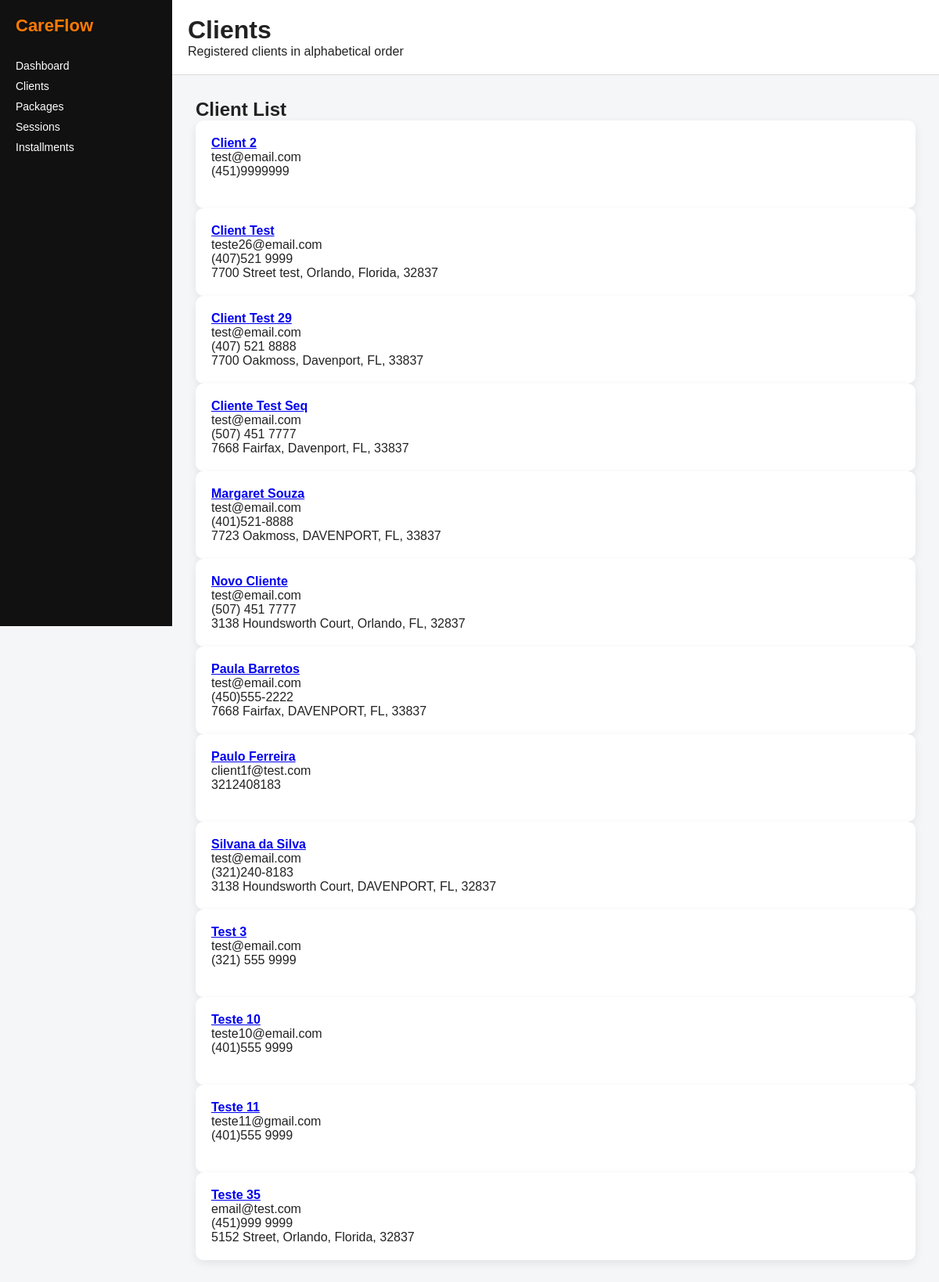
/clients/, run on the app's committed database.
### clients/models.py (models this page shows, shortened)
class Client(models.Model):
    STATUS_CHOICES = [
        ('active', 'Active'),
        ('paused', 'Paused'),
        ('inactive', 'Inactive'),
    ]
    full_name = models.CharField(max_length=255)
    email = models.EmailField(blank=True, null=True)
    phone = models.CharField(max_length=20)
    notes = models.TextField(blank=True, null=True)
    street = models.CharField(max_length=255, blank=True, null=True)
    city = models.CharField(max_length=100, blank=True, null=True)
    state = models.CharField(max_length=50, blank=True, null=True)
    zip_code = models.CharField(max_length=20, blank=True, null=True)
    status = models.CharField(max_length=10, choices=STATUS_CHOICES, default='active')
    created_at = models.DateTimeField(auto_now_add=True)
    @property
    def full_address(self):
        parts = [self.street, self.city, self.state, self.zip_code]
        return ", ".join([p for p in parts if p])

### frontend/views.py (the view)
# urls.py: path('clients/', clients_list, name='clients_list'),
def clients_list(request):
    clients = Client.objects.all().order_by('full_name')
    context = {
        'clients': clients,
    }
    return render(request, 'clients_list.html', context)

### frontend/templates/clients_list.html (shortened to what this page needs)
{% extends 'base.html' %}
{% block content %}
<header class="topbar">
    <div class="topbar-left">
        <h1>Clients</h1>
    </div>
    <p>Registered clients in alphabetical order</p>
</header>
<div class="content">
    <h2>Client List</h2>
    {% for client in clients %}
        <div class="card">
            <a href="{% url 'client_detail' client.id %}">
                <strong>{{ client.full_name }}</strong>
            </a><br>
            {{ client.email }}<br>
            {{ client.phone }}<br>
            {{ client.full_address }}<br>
        </div>
    {% empty %}
        <p>No clients found.</p>
    {% endfor %}
</div>
{% endblock %}

### frontend/static/css/main.css (style rules this page uses)
* { margin: 0; padding: 0; box-sizing: border-box; }
body { font-family: Arial, sans-serif; background-color: #f4f6f8; color: #222; }
.topbar { background: #fff; padding: 20px; border-bottom: 1px solid #ddd; }
.topbar-left { display: flex; align-items: center; gap: 15px; }
.content { padding: 30px; }
.card { background: white; border-radius: 10px; padding: 20px; box-shadow: 0 4px 12px rgba(0,0,0,0.08); }

### data on the page
Client: full_name "Client 2", email "test@email.com", phone "(451)9999999"
Client: full_name "Client Test", email "teste26@email.com", phone "(407)521 9999", full_address "7700 Street test, Orlando, Florida, 32837"
Client: full_name "Client Test 29", email "test@email.com", phone "(407) 521 8888", full_address "7700 Oakmoss, Davenport, FL, 33837"
Client: full_name "Cliente Test Seq", email "test@email.com", phone "(507) 451 7777", full_address "7668 Fairfax, Davenport, FL, 33837"
Client: full_name "Margaret Souza", email "test@email.com", phone "(401)521-8888", full_address "7723 Oakmoss, DAVENPORT, FL, 33837"
Client: full_name "Novo Cliente", email "test@email.com", phone "(507) 451 7777", full_address "3138 Houndsworth Court, Orlando, FL, 32837"
Client: full_name "Paula Barretos", email "test@email.com", phone "(450)555-2222", full_address "7668 Fairfax, DAVENPORT, FL, 33837"
Client: full_name "Paulo Ferreira", email "client1f@test.com", phone "3212408183"
Client: full_name "Silvana da Silva", email "test@email.com", phone "(321)240-8183", full_address "3138 Houndsworth Court, DAVENPORT, FL, 32837"
Client: full_name "Test 3", email "test@email.com", phone "(321) 555 9999"
Client: full_name "Teste 10", email "teste10@email.com", phone "(401)555 9999"
Client: full_name "Teste 11", email "teste11@gmail.com", phone "(401)555 9999"
Client: full_name "Teste 35", email "email@test.com", phone "(451)999 9999", full_address "5152 Street, Orlando, Florida, 32837"
